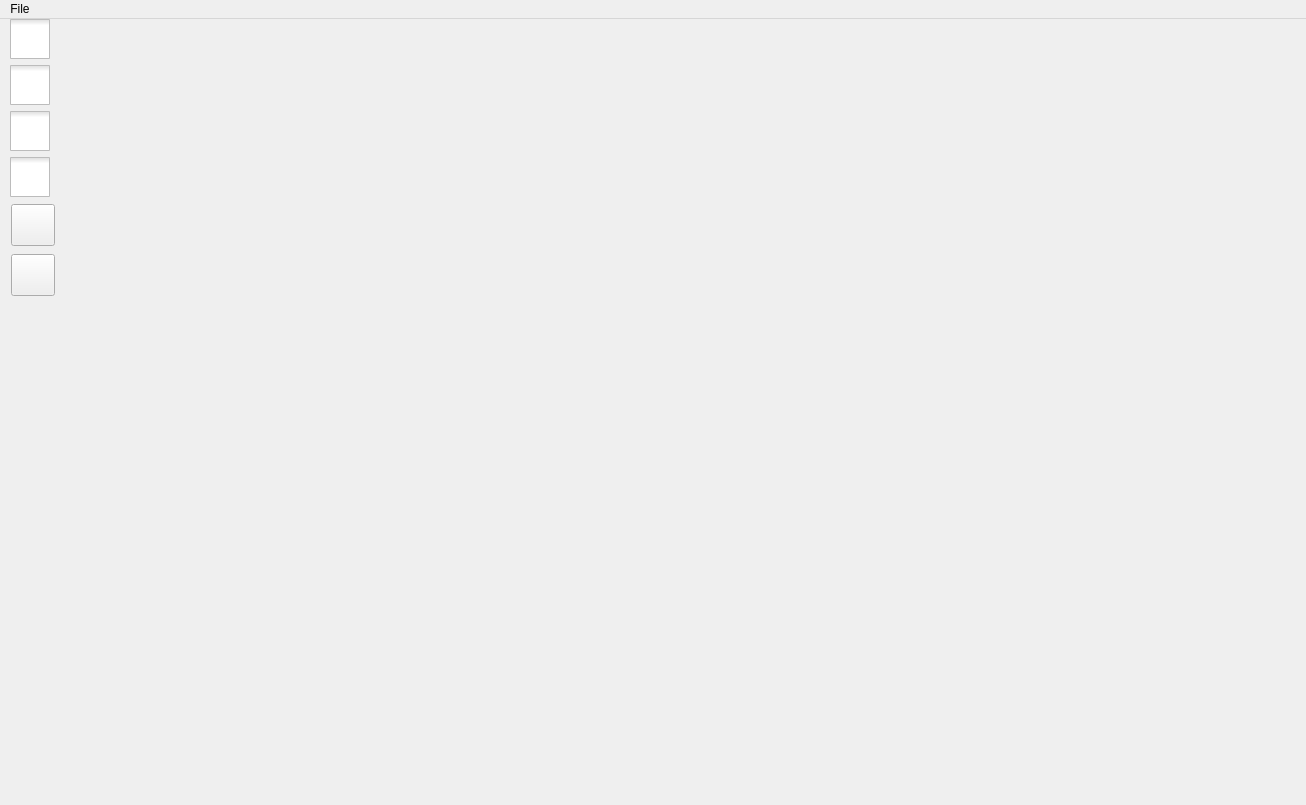
<?xml version="1.0" encoding="UTF-8"?>
<ui version="4.0">
 <class>MainWindow</class>
 <widget class="QMainWindow" name="MainWindow">
  <property name="geometry">
   <rect>
    <x>0</x>
    <y>0</y>
    <width>1306</width>
    <height>805</height>
   </rect>
  </property>
  <property name="windowTitle">
   <string>MainWindow</string>
  </property>
  <widget class="QWidget" name="centralwidget">
   <widget class="QWidget" name="horizontalLayoutWidget">
    <property name="geometry">
     <rect>
      <x>0</x>
      <y>0</y>
      <width>1311</width>
      <height>791</height>
     </rect>
    </property>
    <layout class="QHBoxLayout" name="horizontalLayout_6">
     <item>
      <layout class="QVBoxLayout" name="verticalLayout_7">
       <property name="sizeConstraint">
        <enum>QLayout::SetFixedSize</enum>
       </property>
       <property name="leftMargin">
        <number>10</number>
       </property>
       <item>
        <widget class="QCheckBox" name="checkBox">
         <property name="sizePolicy">
          <sizepolicy hsizetype="Minimum" vsizetype="Fixed">
           <horstretch>0</horstretch>
           <verstretch>0</verstretch>
          </sizepolicy>
         </property>
         <property name="cursor">
          <cursorShape>PointingHandCursor</cursorShape>
         </property>
         <property name="styleSheet">
          <string notr="true">QCheckBox::indicator {
     width: 40px;
     height: 40px;
 }
  QCheckBox::indicator:checked
  {
    image: url(:/Icon_Cube_Active.png);
  }
  QCheckBox::indicator:unchecked
  {
    image: url(:/Icon_Cube_Inactive.png);
  }</string>
         </property>
         <property name="text">
          <string/>
         </property>
        </widget>
       </item>
       <item>
        <widget class="QCheckBox" name="checkBox_2">
         <property name="sizePolicy">
          <sizepolicy hsizetype="Minimum" vsizetype="Fixed">
           <horstretch>0</horstretch>
           <verstretch>0</verstretch>
          </sizepolicy>
         </property>
         <property name="cursor">
          <cursorShape>PointingHandCursor</cursorShape>
         </property>
         <property name="styleSheet">
          <string notr="true">QCheckBox::indicator {
     width: 40px;
     height: 40px;
 }
  QCheckBox::indicator:checked
  {
    image: url(:/Icon_Cylinder_Active.png);
  }
  QCheckBox::indicator:unchecked
  {
    image: url(:/Icon_Cylinder_Inactive.png);
  }</string>
         </property>
         <property name="text">
          <string/>
         </property>
        </widget>
       </item>
       <item>
        <widget class="QCheckBox" name="checkBox_3">
         <property name="sizePolicy">
          <sizepolicy hsizetype="Minimum" vsizetype="Fixed">
           <horstretch>0</horstretch>
           <verstretch>0</verstretch>
          </sizepolicy>
         </property>
         <property name="cursor">
          <cursorShape>PointingHandCursor</cursorShape>
         </property>
         <property name="styleSheet">
          <string notr="true">QCheckBox::indicator {
     width: 40px;
     height: 40px;
 }

  QCheckBox::indicator:checked
  {
    image: url(:/Icon_Con_Active.png);
  }
  QCheckBox::indicator:unchecked
  {
    image: url(:/Icon_Con_Inactive.png);
  }</string>
         </property>
         <property name="text">
          <string/>
         </property>
        </widget>
       </item>
       <item>
        <widget class="QCheckBox" name="checkBox_4">
         <property name="sizePolicy">
          <sizepolicy hsizetype="Minimum" vsizetype="Fixed">
           <horstretch>0</horstretch>
           <verstretch>0</verstretch>
          </sizepolicy>
         </property>
         <property name="cursor">
          <cursorShape>PointingHandCursor</cursorShape>
         </property>
         <property name="styleSheet">
          <string notr="true">QCheckBox::indicator {
     width: 40px;
     height: 40px;
 }

  QCheckBox::indicator:checked
  {
    image: url(:/Icon_Sphere_Active.png);
  }
  QCheckBox::indicator:unchecked
  {
    image: url(:/Icon_Sphere_Inactive.png);
  }</string>
         </property>
         <property name="text">
          <string/>
         </property>
        </widget>
       </item>
       <item>
        <widget class="QPushButton" name="pushButton">
         <property name="sizePolicy">
          <sizepolicy hsizetype="Preferred" vsizetype="Preferred">
           <horstretch>0</horstretch>
           <verstretch>0</verstretch>
          </sizepolicy>
         </property>
         <property name="minimumSize">
          <size>
           <width>0</width>
           <height>0</height>
          </size>
         </property>
         <property name="cursor">
          <cursorShape>PointingHandCursor</cursorShape>
         </property>
         <property name="styleSheet">
          <string notr="true">QPushButton {
width: 40px;
height: 40px;
image: url(:/Icon_Texture_Image.png);
margin : 1px;
}
</string>
         </property>
         <property name="text">
          <string/>
         </property>
        </widget>
       </item>
       <item>
        <widget class="QPushButton" name="pushButton_2">
         <property name="sizePolicy">
          <sizepolicy hsizetype="Preferred" vsizetype="Preferred">
           <horstretch>0</horstretch>
           <verstretch>0</verstretch>
          </sizepolicy>
         </property>
         <property name="minimumSize">
          <size>
           <width>0</width>
           <height>0</height>
          </size>
         </property>
         <property name="cursor">
          <cursorShape>PointingHandCursor</cursorShape>
         </property>
         <property name="styleSheet">
          <string notr="true">QPushButton {
width: 40px;
height: 40px;
image: url(:/Icon_Texture.png);
margin : 1px;
}
</string>
         </property>
         <property name="text">
          <string/>
         </property>
        </widget>
       </item>
       <item>
        <spacer name="verticalSpacer">
         <property name="orientation">
          <enum>Qt::Vertical</enum>
         </property>
         <property name="sizeHint" stdset="0">
          <size>
           <width>20</width>
           <height>40</height>
          </size>
         </property>
        </spacer>
       </item>
      </layout>
     </item>
     <item>
      <widget class="WidgetGL" name="widget" native="true">
       <property name="sizePolicy">
        <sizepolicy hsizetype="Preferred" vsizetype="Preferred">
         <horstretch>1</horstretch>
         <verstretch>0</verstretch>
        </sizepolicy>
       </property>
       <property name="mouseTracking">
        <bool>true</bool>
       </property>
       <property name="focusPolicy">
        <enum>Qt::StrongFocus</enum>
       </property>
      </widget>
     </item>
    </layout>
   </widget>
  </widget>
  <widget class="QMenuBar" name="menuBar">
   <property name="geometry">
    <rect>
     <x>0</x>
     <y>0</y>
     <width>1306</width>
     <height>21</height>
    </rect>
   </property>
   <property name="styleSheet">
    <string notr="true"/>
   </property>
   <widget class="QMenu" name="menuFile">
    <property name="title">
     <string>File</string>
    </property>
    <addaction name="actionLoad_model_obj"/>
   </widget>
   <addaction name="menuFile"/>
  </widget>
  <action name="actionLoad_model_obj">
   <property name="text">
    <string>Load model (.obj)</string>
   </property>
  </action>
 </widget>
 <customwidgets>
  <customwidget>
   <class>WidgetGL</class>
   <extends>QWidget</extends>
   <header location="global">widgetgl.h</header>
   <container>1</container>
  </customwidget>
 </customwidgets>
 <resources/>
 <connections/>
</ui>
